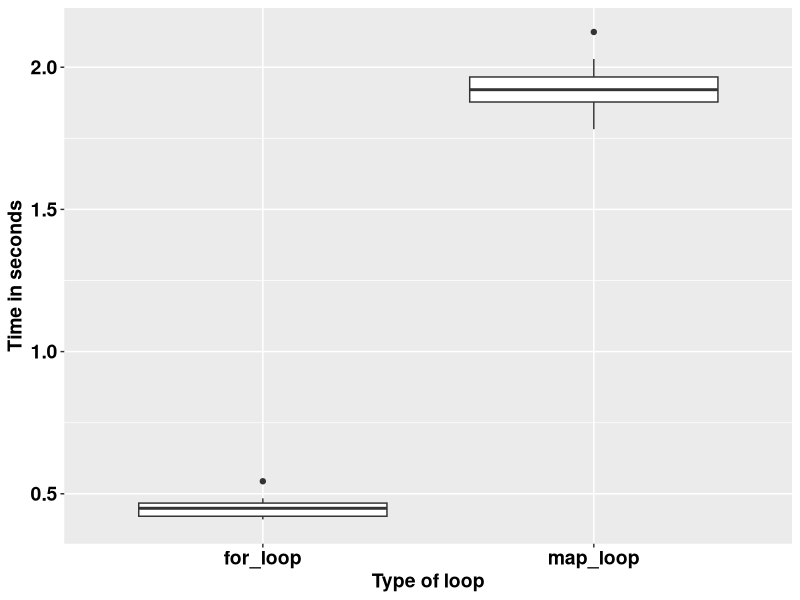

The R script that drew this image:
## ---- chunk 1
knitr::opts_chunk$set(echo = TRUE)
## ---- chunk 2
square <- function(a) a**2
square(3)
## ---- chunk 3
square <- function(b){ # Create the function name, called square
  b**2
}
square(3)
## ---- chunk 4
square <- function(c){ 
  product <- c**2
  return(product)
}
square(3)
## ---- chunk 5
square <- function(d){
  product <- d**2
  print(product)
}
square(5)
## ---- chunk 6
square <- function(e){
  product <- e**2
  (product)
}
square(9)
## ---- chunk 7
square <- function(f){
  product <- f**2
  show(product)
}
square(9)
## ---- chunk 8
square_root <- function(b){
  product <- b^0.5 # Square root of a number is the number raised power half
  return(product/2)
}
square_root(9)
## ---- chunk 9
square_root
## ---- chunk 10
square(-10:10)
## ---- chunk 11
square_root(c(-26, 1:15, 158))
## ---- chunk 12
m <- list(12, 18, 345)
square_root(m[[2]])
## ---- chunk 13
rescale <- function(x){
  m <- mean(x)
  s <- sd(x)
  (x - m) / s
}
rescale(c(-52, 58, 46, 99))
## ---- chunk 14
rescale <- function(x, only_translate){
  m <- mean(x)
  translated <- x - m
  if (only_translate) return(translated)
  s <- sd(x)
  translated / s
}

rescale(x = 1:6, only_translate = TRUE)
## ---- chunk 15
rescale <- function(x, only_translate){
  m <- mean(x)
  translated <- x - m
  if (only_translate) return(translated)
  s <- sd(x)
  translated / s
}

rescale(x = 1:4, only_translate = FALSE)
## ---- chunk 16
rescale(only_translate = TRUE, x = 1:4)
## ---- chunk 17
rescale(x = 1:4, TRUE)
rescale(TRUE, x = 1:4)
rescale(1:4, only_translate = T)
rescale(only_translate = T, 1:4)
## ---- chunk 18
rescale(1:4, o = T)
rescale(o = T, 1:4)
## ---- chunk 19
rescale <- function(x, only_translate = FALSE){
  m <- mean(x)
  translated <- x - m
  if(only_translate) return(translated)
  s <- sd(x)
  translated / s
}
## ---- chunk 20
rescale(1:4) # This runs with only_translate being taken as FALSE by default.
## ---- chunk 21
rescale <- function(x, ...){
  m <- mean(x, ...)
  s <- sd(x, ...)
  (x - m) / s
}

rescale(1:4) # 
## ---- chunk 22
x <- c(NA, 1:3)
rescale(x)
## ---- chunk 23
x <- c(NA, 1:3)
rescale(x, na.rm = TRUE)
## ---- chunk 24
some_function <- function(x) x
other_function <- function(x, ...) x
# some_function(1:4, foo = "bar") # This does not run because there was no allowance.
other_function(1:4, foo = "bar")

## ---- chunk 25
f <- function(...) list(...)
g <- function(x, y, ...) f(...)
g(x = 1, y = 2, z = 3, w = 4)
## ---- chunk 26
compare_rasters <- function(x) {
  if (sum(x > 0.5, na.rm = TRUE) > 7) {
    return(1)
  } else {
    return(0)
  }
  
}
## ---- chunk 27
library(tidyverse)
volumes <- rnorm(1000000)

for_loop <- vector()

for (k in 1:20) {
  for_loop[k] <- system.time(for (i in 1:length(volumes)) {
    2.3 * volumes[i] ^ 9
  })
}

map_loop <- vector()
for (j in 1:20) {
  map_loop[j] <- system.time(map_vec(volumes, \(x) 2.3 * x ^ 9))
}
## ---- chunk 28
data.frame(for_loop = for_loop, map_loop = map_loop) %>% 
  gather(key = "key", value = "value") %>% 
  ggplot(aes(key, value)) +
  geom_boxplot() +
  labs(x = "Type of loop",
       y = "Time in seconds") +
  theme(text = element_text(size = 14, face = "bold", colour = "black")) +
  theme(axis.text = element_text(size = 14, face = "bold", colour = "black"))
## ---- chunk 29
library(stringr)
library(lubridate)

vec <- c("Today is 7th Sept 2023")

# The task is to get the date information and make it a date object.

pattern <- "\\d{1,2}th \\[A-Za-z]+ \\d{4}"

date_object <- str_extract(vec, pattern)

date_object <- str_replace(date_object, "th", "")

date_object <- str_replace(date_object, "Sept", "9")

date_object <- dmy(date_object)

print(date_object)
